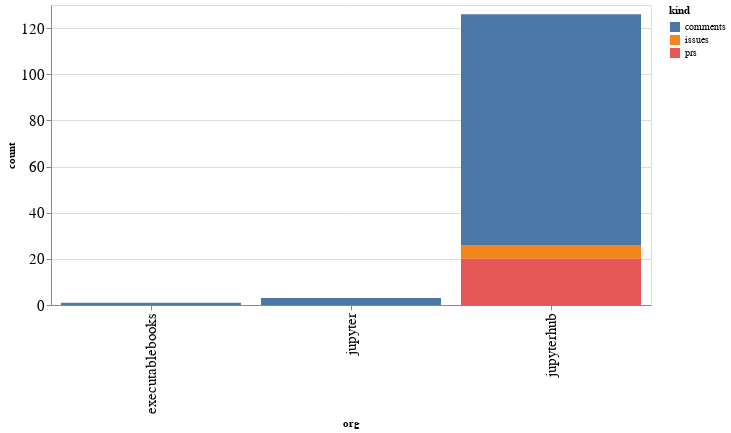

Notebook code cell kept with this figure:
### Code cell
alt.Chart(org_summaries, width=600).mark_bar().encode(
    x='org',
    y='count',
    color='kind',
    tooltip="org"
)

### Figure 1 — Vega-Lite specification as saved in the notebook (floating-point values rounded to 4 significant figures)
{"config": {"axisLeft": {"labelFontSize": 15}, "axisBottom": {"labelFontSize": 15}}, "data": {"name": "data-17087ae0d3d934de99ea83a8fa6d26f8"}, "mark": "bar", "encoding": {"color": {"type": "nominal", "field": "kind"}, "tooltip": {"type": "nominal", "field": "org"}, "x": {"type": "nominal", "field": "org"}, "y": {"type": "quantitative", "field": "count"}}, "width": 600, "$schema": "https://vega.github.io/schema/vega-lite/v4.8.1.json", "datasets": {"data-17087ae0d3d934de99ea83a8fa6d26f8": [{"org": "executablebooks", "kind": "comments", "count": 1}, {"org": "jupyter", "kind": "comments", "count": 3}, {"org": "jupyterhub", "kind": "comments", "count": 100}, {"org": "jupyterhub", "kind": "issues", "count": 6}, {"org": "jupyterhub", "kind": "prs", "count": 20}]}}
